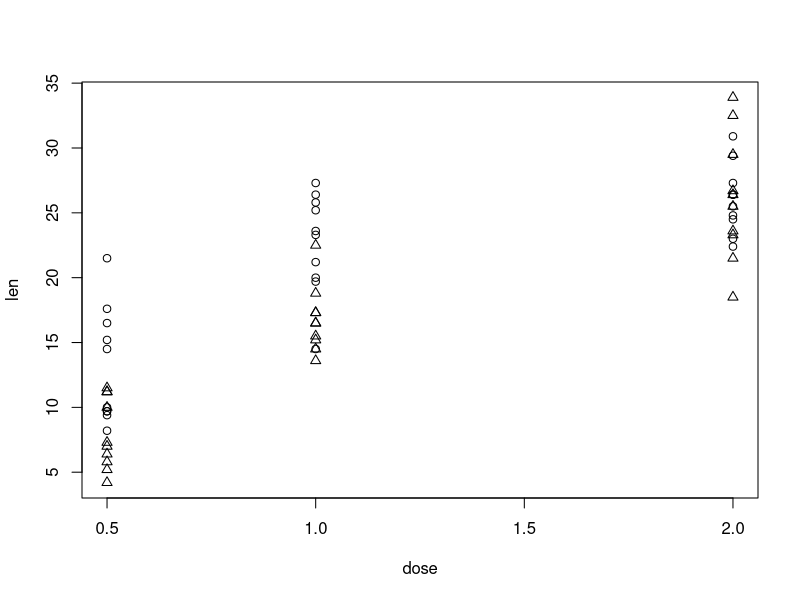

The R script that drew this image:
# MODULE 6 - Data Munging 
#
# (c) Copyright 2015 - AMULET Analytics
# ---------------------------------------------------------------


# Data Sampling

sample_index <-sample(1:nrow(iris), 10, replace=T)

sample_index

sample_set <- iris[sample_index,]

sample_set

# ---------------------------------------------------------------

# Fixing Variable Names

# Create a test data frame
df <- data.frame("Address 1"=character(0), direction=character(0), street=character(0), CrossStreet=character(0), intersection=character(0), Location.1=character(0))
names(df)

#[1] "Address.1"    "direction"    "street"       "CrossStreet"  "intersection"
#[6] "Location.1"

names(df) <- tolower(names(df))   # convert to all lower case
names(df)     

#[1] "address.1"    "direction"    "street"       "crossstreet"  "intersection"
#[6] "location.1" 


# Throw away the "." in variable names

splitnames <- strsplit(names(df), "\\.")
class(splitnames)

# [1] "list"

length(splitnames)

# [1] 6

splitnames[2]

# [[1]]
# [1] "direction"

splitnames[6]

#[[1]]
#[1] "location" "1"  

splitnames[[6]][1]    # location

# [1] "location"

splitnames[[6]][2]    # 1

# [1] "1"

# Using sapply() to get rid of "." in variable names

firstelement <- function(x){x[1]}
names(df) <- sapply(splitnames, firstelement)

# ---------------------------------------------------------------

# Create New Variables

airquality$Ozone[1:10]

# [1] 41 36 12 18 NA 28 23 19  8 NA

ozoneRanges <- cut(airquality$Ozone, seq(0,200,by=25))

ozoneRanges[1:10]

# [1] (25,50] (25,50] (0,25]  (0,25]  <NA>    (25,50] (0,25]  (0,25]  (0,25] 
# [10] <NA>   
#  8 Levels: (0,25] (25,50] (50,75] (75,100] (100,125] (125,150] ... (175,200]

class(ozoneRanges)

# [1] "factor"

table(ozoneRanges, useNA="ifany")

# ozoneRanges
# (0,25]   (25,50]   (50,75]  (75,100] (100,125] (125,150] (150,175] 
# 50        32        12        15         5         1         1 
# (175,200]      <NA> 
#  0        37

airquality$ozoneRanges <- ozoneRanges

head(airquality)

#   Ozone Solar.R Wind Temp Month Day ozoneRanges
# 1    41     190  7.4   67     5   1     (25,50]
# 2    36     118  8.0   72     5   2     (25,50]
# 3    12     149 12.6   74     5   3      (0,25]
# 4    18     313 11.5   62     5   4      (0,25]
# 5    NA      NA 14.3   56     5   5        <NA>
# 6    28      NA 14.9   66     5   6     (25,50]


# ---------------------------------------------------------------

# Discretize Numeric Variables

# Equal width buckets
data(iris)

buckets <- 10
maxSepLen <- max(iris$Sepal.Length)
minSepLen <- min(iris$Sepal.Length)

cutPoints <- seq(minSepLen, maxSepLen, by=(maxSepLen-minSepLen)/buckets)
#[1] 4.30 4.66 5.02 5.38 5.74 6.10 6.46 6.82 7.18 7.54 7.90

cutSepLen <- cut(iris$Sepal.Length,breaks=cutPoints,include.lowest=TRUE)


# New data frame with original Sepal.Length and discretized version
newiris <- data.frame(contSepLen=iris$Sepal.Length, discSepLen=cutSepLen)
head(newiris)

#  contSepLen  discSepLen
#1        5.1 (5.02,5.38]
#2        4.9 (4.66,5.02]
#3        4.7 (4.66,5.02]
#4        4.6  [4.3,4.66]
#5        5.0 (4.66,5.02]
#6        5.4 (5.38,5.74]

# ---------------------------------------------------------------

# Date Handling

install.packages("lubridate")
library(lubridate)

data(lakers)
df <- lakers    # Make a copy for testing

str(df$date)
# int [1:34624] 20081028 20081028 20081028 20081028 20081028 20081028 20081028 20081028 20081028 20081028 ...

# Combine date and time variables into single R date-time object
playdate <- df$date[1]    # Integer
playtime <- df$time[1]    # Character
playdatetime <- paste(playdate, playtime)
playdatetime <- parse_date_time(playdatetime, "%y-%m-%d %H.%M")
playdatetime
# [1] "2008-10-28 12:00:00 UTC"
class(playdatetime)
# [1] "POSIXct" "POSIXt" 

# Parse to replace integer into R date-time object
df$date <- ymd(df$date)
str(df$date)
# POSIXct[1:34624], format: "2008-10-28" "2008-10-28" "2008-10-28" "2008-10-28" "2008-10-28" ...
class(df$date)
# [1] "POSIXct" "POSIXt" 

# Now create a new varialbe: PlayDateTime with combined date, time
df$PlayDateTime <- parse_date_time(paste(df$date, df$time), "%y-%m-%d %H.%M")
str(df$PlayDateTime)
# POSIXct[1:34624], format: "2008-10-28 12:00:00" "2008-10-28 11:39:00" "2008-10-28 11:37:00" ...


# ---------------------------------------------------------------

# Binary categorical variables

species_cat <- levels(iris$Species)
species_cat

#[1] "setosa"     "versicolor" "virginica"

binarySpecies <- function(c) {return(iris$Species == c)}

newVars <- sapply(species_cat, binarySpecies)
newVars[50:55,]

#     setosa versicolor virginica
#[1,]   TRUE      FALSE     FALSE
#[2,]  FALSE       TRUE     FALSE
#[3,]  FALSE       TRUE     FALSE
#[4,]  FALSE       TRUE     FALSE
#[5,]  FALSE       TRUE     FALSE
#[6,]  FALSE       TRUE     FALSE

colnames(newVars) <- species_cat

bin_matrix <- cbind(iris[,c('Species')], newVars)
bin_matrix[50:55,]

#       setosa versicolor virginica
#[1,] 1      1          0         0
#[2,] 2      0          1         0
#[3,] 2      0          1         0
#[4,] 2      0          1         0
#[5,] 2      0          1         0
#[6,] 2      0          1         0

bin_iris <- iris
bin_iris$setosa <- bin_matrix[,2]
bin_iris$versicolor <- bin_matrix[,3]
bin_iris$virginica <- bin_matrix[,4]

names(bin_iris)

#[1] "Sepal.Length" "Sepal.Width"  "Petal.Length" "Petal.Width"  "Species"     
#[6] "setosa"       "versicolor"   "virginica"


# ---------------------------------------------------------------

# Merge data sets

df1 = data.frame(CustId=c(1:6),Product=c(rep("Mouse",3),rep("Keyboard",3)))
df2 = data.frame(CustId=c(2,4,6),State=c(rep("California",2),rep("Oregon",1)))

# Outer join: returns all rows from both tables 
merge(x = df1, y = df2, by = "CustId", all = TRUE)

#  CustId  Product      State
#1      1    Mouse       <NA>
#2      2    Mouse California
#3      3    Mouse       <NA>
#4      4 Keyboard California
#5      5 Keyboard       <NA>
#6      6 Keyboard     Oregon

# Left outer join: returns all rows from the left table with the matching rows in the right table.
merge(x = df1, y = df2, by = "CustId", all.x=TRUE)

#  CustId  Product      State
#1      1    Mouse       <NA>
#2      2    Mouse California
#3      3    Mouse       <NA>
#4      4 Keyboard California
#5      5 Keyboard       <NA>
#6      6 Keyboard     Oregon

# Right outer join: returns all rows from the right table with the matching rows in the left table.
merge(x = df1, y = df2, by = "CustId", all.y=TRUE)

#  CustId  Product      State
#1      2    Mouse California
#2      4 Keyboard California
#3      6 Keyboard     Oregon

# Inner join: returns all rows from both tables as long as there is a match between the columns in both tables.
merge(x = df1, y = df2, by = "CustId", all=FALSE)

#  CustId  Product      State
#1      2    Mouse California
#2      4 Keyboard California
#3      6 Keyboard     Oregon


# ---------------------------------------------------------------

# Sorting data sets

data(ToothGrowth)
head(ToothGrowth)

#   len supp dose
#1  4.2   VC  0.5
#2 11.5   VC  0.5
#3  7.3   VC  0.5
#4  5.8   VC  0.5
#5  6.4   VC  0.5
#6 10.0   VC  0.5

# Ordering a data frame by single variables
sortedData <- ToothGrowth[order(ToothGrowth$len),]
sortedData[1:10,]

#   len supp dose
#1  4.2   VC  0.5
#9  5.2   VC  0.5
#4  5.8   VC  0.5
#5  6.4   VC  0.5
#10 7.0   VC  0.5
#3  7.3   VC  0.5
#37 8.2   OJ  0.5
#38 9.4   OJ  0.5
#34 9.7   OJ  0.5
#40 9.7   OJ  0.5

# Ordering a data frame by multiple variables
sortedData <- ToothGrowth[order(ToothGrowth$supp, ToothGrowth$len),]
sortedData[1:10,]

#   len supp dose
#37  8.2   OJ  0.5
#38  9.4   OJ  0.5
#34  9.7   OJ  0.5
#40  9.7   OJ  0.5
#36 10.0   OJ  0.5
#35 14.5   OJ  0.5
#49 14.5   OJ  1.0
#31 15.2   OJ  0.5
#39 16.5   OJ  0.5
#33 17.6   OJ  0.5

# ---------------------------------------------------------------

# Reshape data sets

library(reshape2)

misShaped <- as.data.frame(matrix(c(NA,5,1,4,2,3), byrow=TRUE, nrow=3))
names(misShaped) <- c("Quiz 1", "Quiz 2")
misShaped$student <- c("Ellen", "Catherine", "Stephen")
misShaped

#  Quiz 1 Quiz 2   student
#1     NA      5     Ellen
#2      1      4 Catherine
#3      2      3   Stephen

# Melt the data
melt(misShaped, id.vars="student", variable.name="Quiz", value.name="score")

#    student   Quiz score
#1     Ellen Quiz 1    NA
#2 Catherine Quiz 1     1
#3   Stephen Quiz 1     2
#4     Ellen Quiz 2     5
#5 Catherine Quiz 2     4
#6   Stephen Quiz 2     3


# ---------------------------------------------------------------

# Data Manipulation Using dplyr

install.packages("dplyr")
library(dplyr)

data(ToothGrowth)

ToothGrowth_df <- tbl_df(ToothGrowth)  # dplyr function to create a tbl_df in dplyr

# Filter rows with filter()
filter(ToothGrowth_df, len==11.2 & supp=="VC")  #dplyr function
#   len supp dose
#1 11.2   VC  0.5
#2 11.2   VC  0.5

# Arrange rows with arrange()
arrange(ToothGrowth_df, supp, desc(len))   # dplyr function
#Source: local data frame [60 x 3]
#
#    len supp dose
#1  30.9   OJ  2.0
#2  29.4   OJ  2.0
#3  27.3   OJ  1.0
#4  27.3   OJ  2.0
#5  26.4   OJ  1.0
#6  26.4   OJ  2.0
#7  26.4   OJ  2.0
#8  25.8   OJ  1.0
#9  25.5   OJ  2.0
#10 25.2   OJ  1.0


# Select columns with select()
select(ToothGrowth_df, dose, supp)     # dplyr function
#Source: local data frame [60 x 2]
#   dose supp
#1   0.5   VC
#2   0.5   VC
#3   0.5   VC
#4   0.5   VC
#5   0.5   VC
#6   0.5   VC
#7   0.5   VC
#8   0.5   VC
#9   0.5   VC
#10  0.5   VC


# Add new columns with mutate()

# Create a new variable supp_num
ToothGrowth_df <- mutate(ToothGrowth_df, supp_num=as.numeric(supp))   # dplyr function

attach(ToothGrowth_df)
plot(len ~ dose,pch=supp_num)


# ---------------------------------------------------------------

# Missing Data

install.packages("e1071")
library(e1071)    # Needed for impute()  

# Create some missing data in iris data set
iris_missing_data <- iris

iris_missing_data[5,1] <- NA
iris_missing_data[7,3] <- NA
iris_missing_data[10,4] <- NA

# See missing values
iris_missing_data[1:10, -5]

#   Sepal.Length Sepal.Width Petal.Length Petal.Width 
#1           5.1         3.5          1.4         0.2  
#2           4.9         3.0          1.4         0.2  
#3           4.7         3.2          1.3         0.2  
#4           4.6         3.1          1.5         0.2  
#5            NA         3.6          1.4         0.2  
#6           5.4         3.9          1.7         0.4 
#7           4.6         3.4           NA         0.3  
#8           5.0         3.4          1.5         0.2  
#9           4.4         2.9          1.4         0.2  
#10          4.9         3.1          1.5          NA  

# impute the missing data values
iris_repaired <- impute(iris_missing_data[,1:4], what='mean')

iris_repaired[1:10, -5]
#      Sepal.Length Sepal.Width Petal.Length Petal.Width
# [1,]     5.100000         3.5     1.400000    0.200000
# [2,]     4.900000         3.0     1.400000    0.200000
# [3,]     4.700000         3.2     1.300000    0.200000
# [4,]     4.600000         3.1     1.500000    0.200000
# [5,]     5.848993         3.6     1.400000    0.200000
# [6,]     5.400000         3.9     1.700000    0.400000
# [7,]     4.600000         3.4     3.773826    0.300000
# [8,]     5.000000         3.4     1.500000    0.200000
# [9,]     4.400000         2.9     1.400000    0.200000
# [10,]    4.900000         3.1     1.500000    1.206711


# Now show how to discard records with missing values
# Discard each record with at least one missing value

df <- iris_missing_data
nrow(df)
# [1] 150

iris_trimmed <- df[complete.cases(df[,1:4]),]
iris_trimmed <- na.omit(df)  # This works too
nrow(iris_trimmed)
# [1] 147

# Find all NA observations first and then delete
df.has.na <- apply(df,1,function(x){any(is.na(x))})
sum(df.has.na)
#[1] 3

iris_trimmed <- df[!df.has.na,]


# ---------------------------------------------------------------

# Feature Scaling

head(iris)    # Note the range of each feature

#  Sepal.Length Sepal.Width Petal.Length Petal.Width Species
#1          5.1         3.5          1.4         0.2  setosa
#2          4.9         3.0          1.4         0.2  setosa
#3          4.7         3.2          1.3         0.2  setosa
#4          4.6         3.1          1.5         0.2  setosa
#5          5.0         3.6          1.4         0.2  setosa
#6          5.4         3.9          1.7         0.4  setosa

# Scale each numeric column
scaleiris <- scale(iris[, 1:4])

head(scaleiris)

#     Sepal.Length Sepal.Width Petal.Length Petal.Width
#[1,]   -0.8976739  1.01560199    -1.335752   -1.311052
#[2,]   -1.1392005 -0.13153881    -1.335752   -1.311052
#[3,]   -1.3807271  0.32731751    -1.392399   -1.311052
#[4,]   -1.5014904  0.09788935    -1.279104   -1.311052
#[5,]   -1.0184372  1.24503015    -1.335752   -1.311052
#[6,]   -0.5353840  1.93331463    -1.165809   -1.048667







